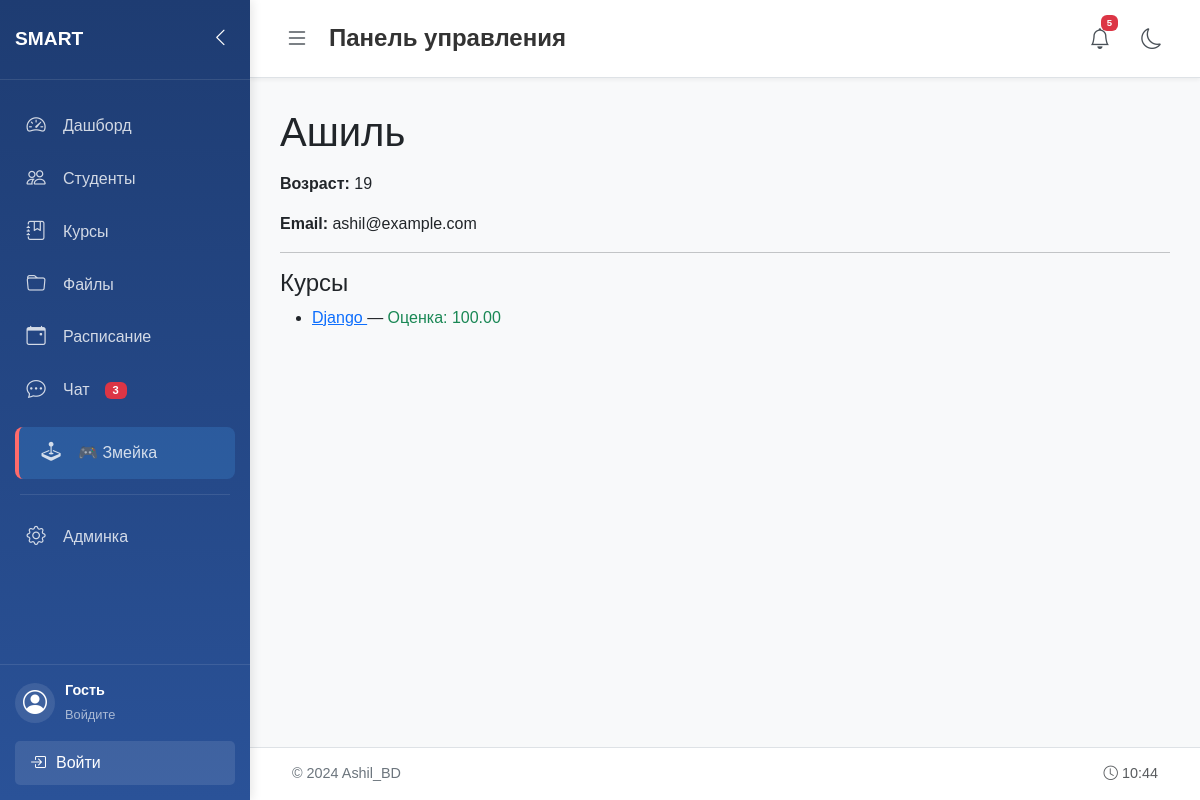
Screenshot of /student/1/ with the database file from the repository.
### students/models.py (models this page shows, shortened)
class Student(models.Model):
    name = models.CharField(max_length=100)
    age = models.IntegerField()
    email = models.EmailField()
    photo = models.ImageField(upload_to='student_photos/', blank=True, null=True)

class Enrollment(models.Model):
    student = models.ForeignKey(Student, on_delete=models.CASCADE, related_name='enrollments')
    course = models.ForeignKey(Course, on_delete=models.CASCADE, related_name='enrollments')
    enrolled_at = models.DateTimeField(auto_now_add=True)
    class Meta:
        unique_together = ('student', 'course')

class Course(models.Model):
    title = models.CharField(max_length=150)
    code = models.CharField(max_length=20, blank=True)
    description = models.TextField(blank=True)
    teacher = models.ForeignKey(Teacher, on_delete=models.SET_NULL, null=True, blank=True)
    duration = models.PositiveIntegerField(help_text='Длительность в часах', default=0)
    created_at = models.DateTimeField(auto_now_add=True)

class Grade(models.Model):
    enrollment = models.OneToOneField(Enrollment, on_delete=models.CASCADE, related_name='grade')
    score = models.DecimalField(max_digits=5, decimal_places=2, null=True, blank=True)
    comment = models.TextField(blank=True)

### students/views.py (the view)
# urls.py: path('student/<int:student_id>/', views.student_detail, name='student_detail'),
def student_detail(request, student_id):
    student = get_object_or_404(Student, id=student_id)
    enrollments = student.enrollments.select_related('course').all()
    return render(request, 'students/student_detail.html', {'student': student, 'enrollments': enrollments})

### students/templates/students/student_detail.html (shortened to what this page needs)
{% extends 'students/base.html' %}
{% block content %}
<h1 class="mb-3">{{ student.name }}</h1>
<p><strong>Возраст:</strong> {{ student.age }}</p>
<p><strong>Email:</strong> {{ student.email }}</p>
<hr>
<h4>Курсы</h4>
<ul>
  {% for en in enrollments %}
    <li>
      <a href="{% url 'course_detail' en.course.id %}">
        {{ en.course.title }}
      </a>
      {% if en.grade %}
        — <span class="text-success">Оценка: {{ en.grade.score }}</span>
      {% endif %}
    </li>
  {% empty %}
    <li>Пока нет курсов</li>
  {% endfor %}
</ul>
{% endblock %}

### students/static/students/style.css (style rules this page uses)
body { background-color: #f8f9fa; font-family: Arial, sans-serif; margin: 0; padding: 0; overflow-x: hidden; }

### rows the page displays
Student: name "Ашиль", age "19", email "ashil@example.com"
Enrollment: course "Django", grade.score "100.00"
